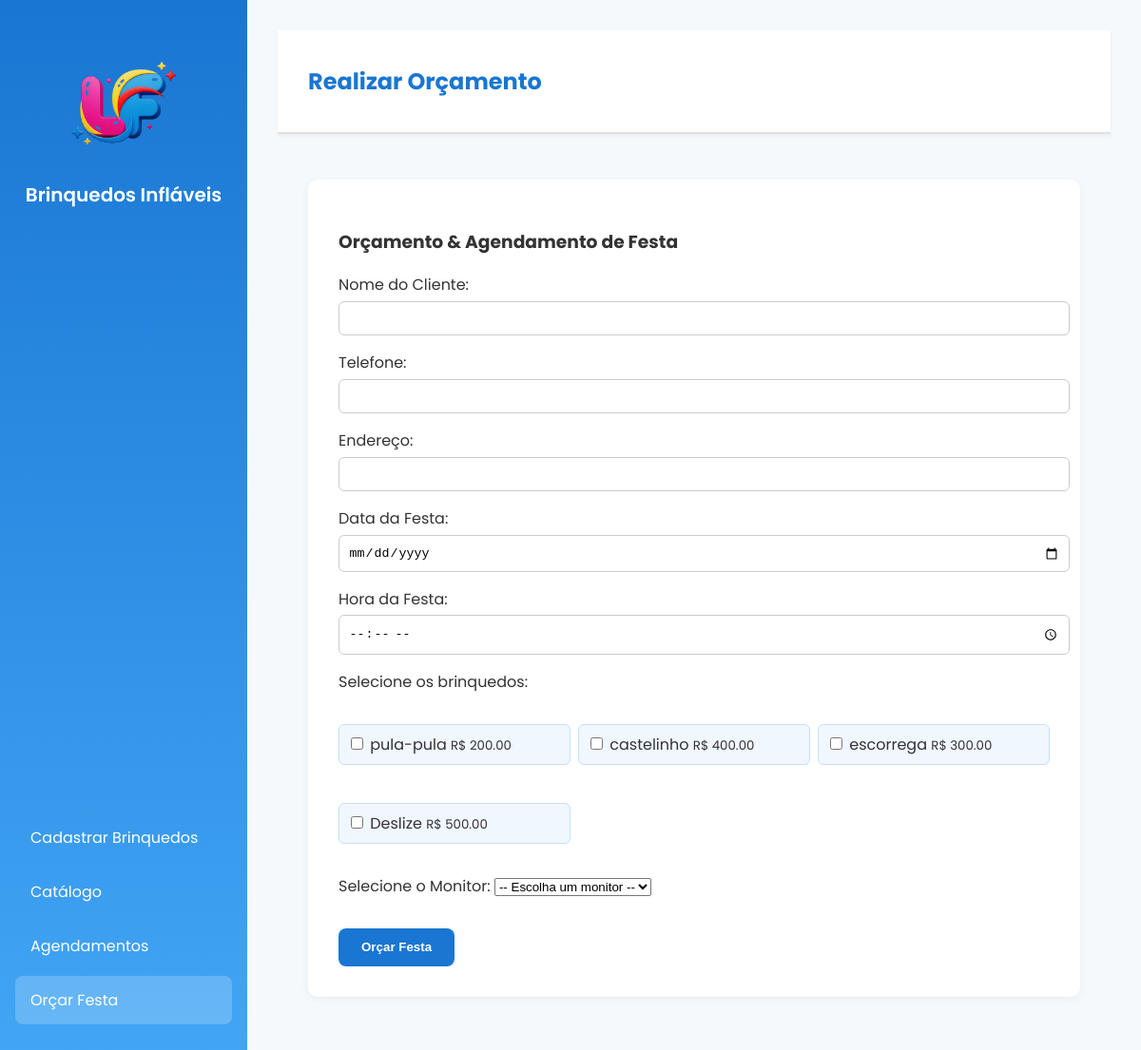
The app's page /orcamentos, older data.
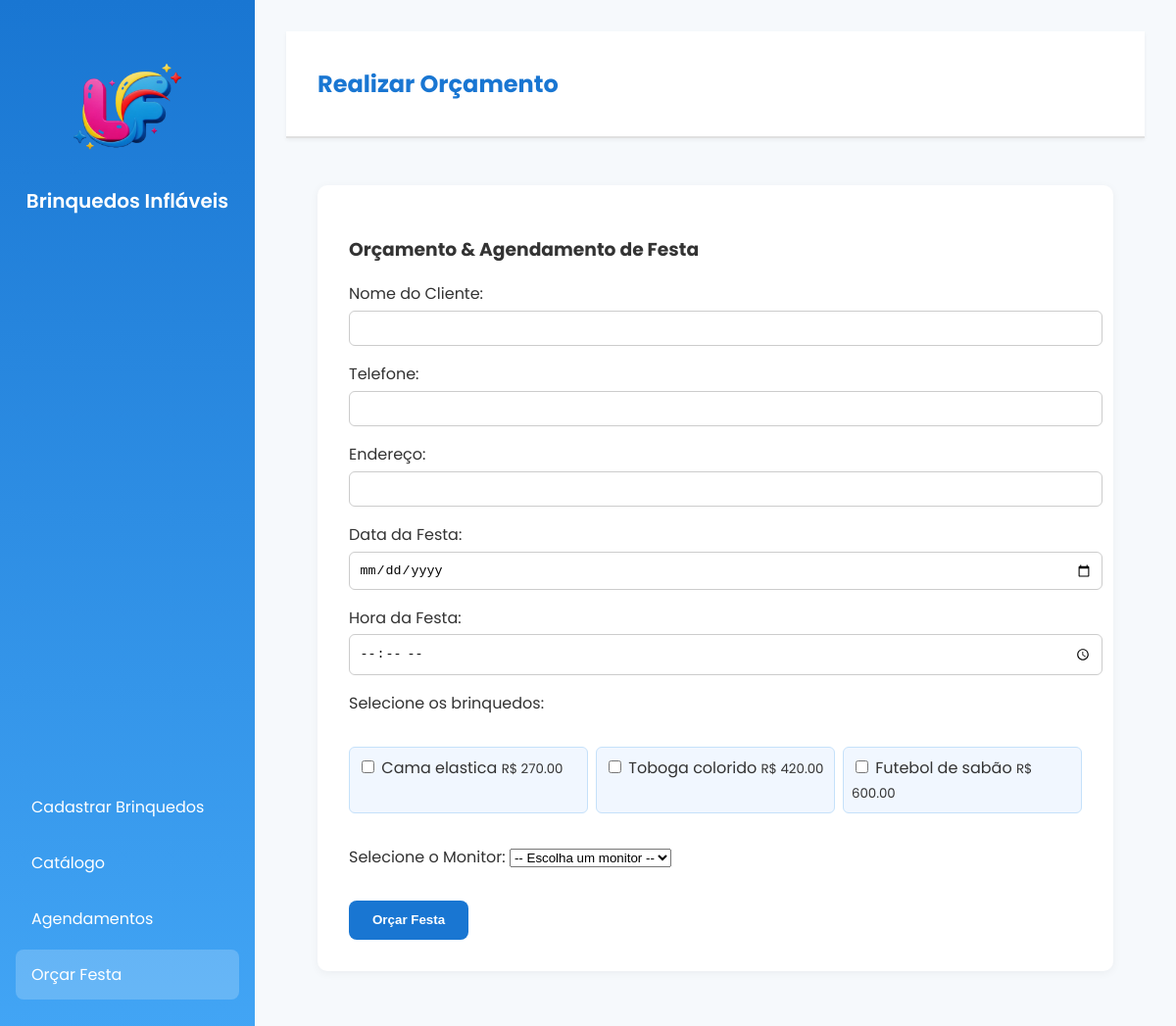
The same page, newer data.
### storage.py (models this page shows)
class Brinquedo(db.Model):
    id = db.Column(db.Integer, primary_key=True)
    nome = db.Column(db.String(100), nullable=False)
    tamanho = db.Column(db.String(50))
    preco = db.Column(db.Float, nullable=False)
    faixa_etaria = db.Column(db.String(50))
    caminho_imagem = db.Column(db.String(200))

### routes.py (the view, shortened to what this page needs)
@app.route('/orcamentos', methods=['GET', 'POST'])
def orcamentos():
    brinquedos = Brinquedo.query.all()
    monitores = Monitor.query.filter_by(disponibilidade=True).all()
    page_content = render_template('orcamentos.html', brinquedos=brinquedos, monitores=monitores)
    return render_template(
        'home.html',
        active_page='orcamentos',
        page_title='Realizar Orçamento',
        page_content=page_content
    )

### templates/orcamentos.html (shortened to what this page needs)
<div class="card">
    <h3>Orçamento & Agendamento de Festa</h3>
    <form method="POST" class="form">
        <label>Nome do Cliente:
            <input type="text" name="nome_cliente" required>
        </label>
        <label>Telefone:
            <input type="text" name="telefone">
        </label>
        <label>Endereço:
            <input type="text" name="endereco">
        </label>
        <label>Data da Festa:
            <input type="date" name="data_festa" required>
        </label>
        <label>Hora da Festa:
            <input type="time" name="hora_festa" required>
        </label>
        <p class="label-sub">Selecione os brinquedos:</p>
        <div class="checkbox-group">
            {% for brinquedo in brinquedos %}
            <label class="checkbox-item">
                <input type="checkbox" name="brinquedos" value="{{ brinquedo.id }}">
                <span>{{ brinquedo.nome }}</span>
                <small>R$ {{ "%.2f"|format(brinquedo.preco) }}</small>
            </label>
            {% endfor %}
        </div>
        <label>Selecione o Monitor:
    <select name="monitor_id" required>
        <option value="">-- Escolha um monitor --</option>
    </select>
</label>
        <button type="submit" class="btn">Orçar Festa</button>
    </form>
</div>

Row changes from the older to the newer data that the page shows:
removed Brinquedo: nome "Deslize", preco "500.00"
changed Brinquedo: nome "pula-pula" → "Cama elastica"; preco "200.00" → "270.00"
changed Brinquedo: nome "castelinho" → "Toboga colorido"; preco "400.00" → "420.00"
changed Brinquedo: nome "escorrega" → "Futebol de sabão"; preco "300.00" → "600.00"
